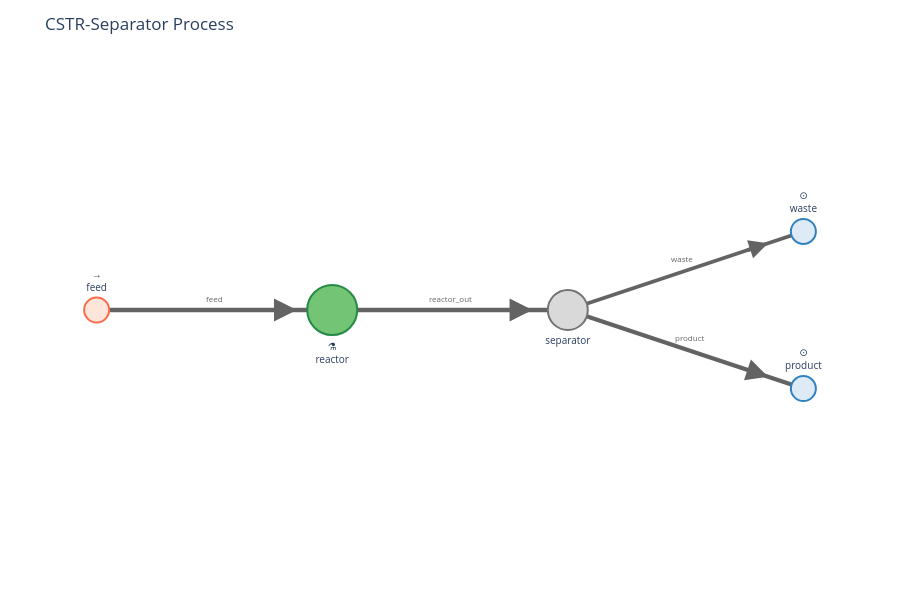

The code cell stored with this chart in its notebook:
### Markdown cell above
## 2. Visualize the Flowsheet

Now visualize the flowsheet using `fs.to_graph()` or `fs.visualize()`. The graph is automatically generated from the flowsheet topology.

### Code cell
# Method 1: Use the visualize() convenience method
fig = fs.visualize(streams, title="CSTR-Separator Process")
fig

### Figure 1 — Plotly figure (JSON) as saved in the notebook; plotly's stock layout.template omitted (floating-point values rounded to 4 significant figures)
{"data": [{"hoverinfo": "text", "hovertext": "<b>Stream: feed</b><br>_feed_feed:out → reactor:in<br>T: 350.0 K<br>P: 101.3 kPa<br><br><b>Flows:</b><br>  A: 100<br>  B: 0<br>  C: 0", "line": {"color": "#636363", "width": 4.577}, "mode": "lines", "showlegend": false, "type": "scatter", "x": [0, 150], "y": [0, 0]}, {"hoverinfo": "text", "hovertext": "<b>Stream: reactor_out</b><br>reactor:out → separator:in<br>T: 350.0 K<br>P: 101.3 kPa<br><br><b>Flows:</b><br>  A: 85.29<br>  B: 14.71<br>  C: 0", "line": {"color": "#636363", "width": 4.577}, "mode": "lines", "showlegend": false, "type": "scatter", "x": [150, 300], "y": [0, 0]}, {"hoverinfo": "text", "hovertext": "<b>Stream: product</b><br>separator:out → _product_product:in<br>T: 350.0 K<br>P: 101.3 kPa<br><br><b>Flows:</b><br>  A: 59.71<br>  B: 10.29<br>  C: 0", "line": {"color": "#636363", "width": 4.342}, "mode": "lines", "showlegend": false, "type": "scatter", "x": [300, 450], "y": [0, -50]}, {"hoverinfo": "text", "hovertext": "<b>Stream: waste</b><br>separator:out → _product_waste:in<br>T: 350.0 K<br>P: 101.3 kPa<br><br><b>Flows:</b><br>  A: 25.59<br>  B: 4.412<br>  C: 0", "line": {"color": "#636363", "width": 3.789}, "mode": "lines", "showlegend": false, "type": "scatter", "x": [300, 450], "y": [0, 50]}, {"hoverinfo": "text", "hovertext": ["<b>feed</b><br>Type: feed"], "marker": {"color": "#fee5d9", "line": {"color": "#fb6a4a", "width": 2}, "size": 25, "symbol": "circle"}, "mode": "markers+text", "name": "feed", "text": ["→<br>feed"], "textfont": {"size": 10}, "textposition": "top center", "type": "scatter", "x": [0], "y": [0]}, {"hoverinfo": "text", "hovertext": ["<b>reactor</b><br>Type: CSTR"], "marker": {"color": "#74c476", "line": {"color": "#238b45", "width": 2}, "size": 50, "symbol": "circle"}, "mode": "markers+text", "name": "CSTR", "text": ["⚗<br>reactor"], "textfont": {"size": 10}, "textposition": "bottom center", "type": "scatter", "x": [150], "y": [0]}, {"hoverinfo": "text", "hovertext": ["<b>separator</b><br>Type: simple_split"], "marker": {"color": "#d9d9d9", "line": {"color": "#737373", "width": 2}, "size": 40, "symbol": "circle"}, "mode": "markers+text", "name": "simple_split", "text": ["separator"], "textfont": {"size": 10}, "textposition": "bottom center", "type": "scatter", "x": [300], "y": [0]}, {"hoverinfo": "text", "hovertext": ["<b>product</b><br>Type: product", "<b>waste</b><br>Type: product"], "marker": {"color": "#deebf7", "line": {"color": "#3182bd", "width": 2}, "size": 25, "symbol": "circle"}, "mode": "markers+text", "name": "product", "text": ["⊙<br>product", "⊙<br>waste"], "textfont": {"size": 10}, "textposition": "top center", "type": "scatter", "x": [450, 450], "y": [-50, 50]}], "layout": {"annotations": [{"arrowcolor": "#636363", "arrowhead": 2, "arrowsize": 1, "arrowwidth": 4.577, "ax": 112.5, "axref": "x", "ay": 0, "ayref": "y", "showarrow": true, "x": 127.5, "xref": "x", "y": 0, "yref": "y"}, {"font": {"color": "#666", "size": 8}, "showarrow": false, "text": "feed", "x": 75, "y": 7.5}, {"arrowcolor": "#636363", "arrowhead": 2, "arrowsize": 1, "arrowwidth": 4.577, "ax": 262.5, "axref": "x", "ay": 0, "ayref": "y", "showarrow": true, "x": 277.5, "xref": "x", "y": 0, "yref": "y"}, {"font": {"color": "#666", "size": 8}, "showarrow": false, "text": "reactor_out", "x": 225, "y": 7.5}, {"arrowcolor": "#636363", "arrowhead": 2, "arrowsize": 1, "arrowwidth": 4.342, "ax": 412.5, "axref": "x", "ay": -37.5, "ayref": "y", "showarrow": true, "x": 427.5, "xref": "x", "y": -42.5, "yref": "y"}, {"font": {"color": "#666", "size": 8}, "showarrow": false, "text": "product", "x": 377.5, "y": -17.5}, {"arrowcolor": "#636363", "arrowhead": 2, "arrowsize": 1, "arrowwidth": 3.789, "ax": 412.5, "axref": "x", "ay": 37.5, "ayref": "y", "showarrow": true, "x": 427.5, "xref": "x", "y": 42.5, "yref": "y"}, {"font": {"color": "#666", "size": 8}, "showarrow": false, "text": "waste", "x": 372.5, "y": 32.5}], "dragmode": "pan", "height": 600, "hovermode": "closest", "margin": {"b": 40, "l": 40, "r": 40, "t": 60}, "modebar": {"bgcolor": "rgba(255,255,255,0.8)", "orientation": "v"}, "plot_bgcolor": "white", "showlegend": false, "title": {"text": "CSTR-Separator Process"}, "width": 900, "xaxis": {"scaleanchor": "y", "scaleratio": 1, "showgrid": false, "showticklabels": false, "zeroline": false}, "yaxis": {"showgrid": false, "showticklabels": false, "zeroline": false}}}
